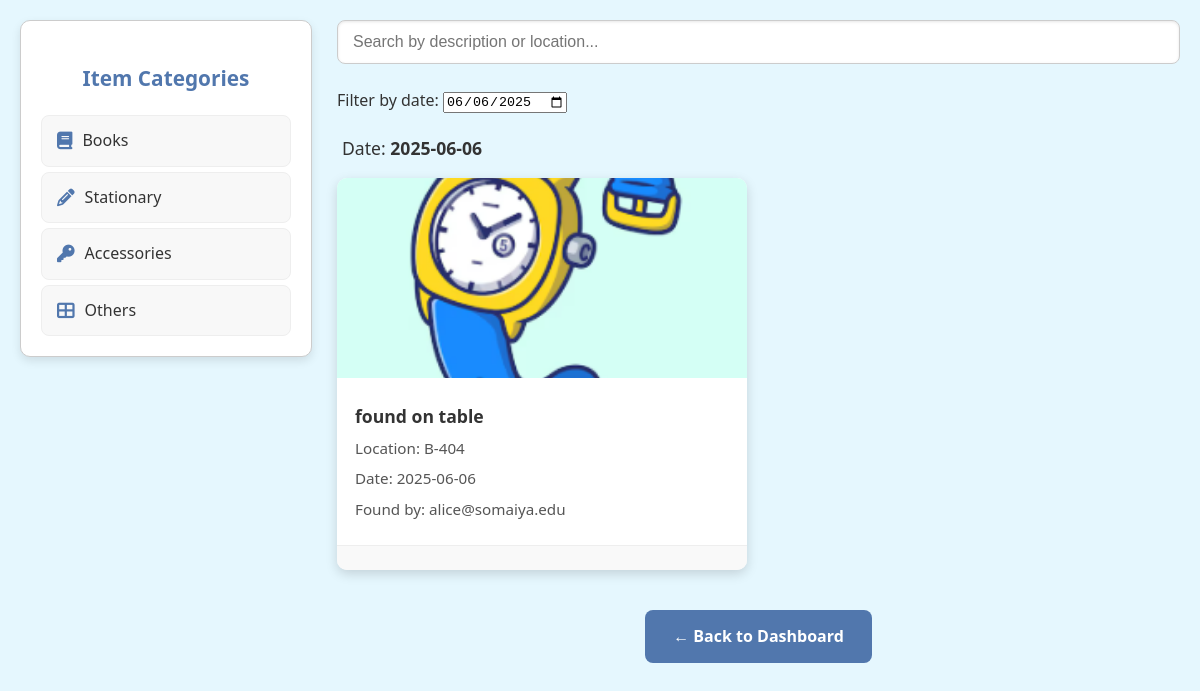
The app's page /items-found (signed in), older data.
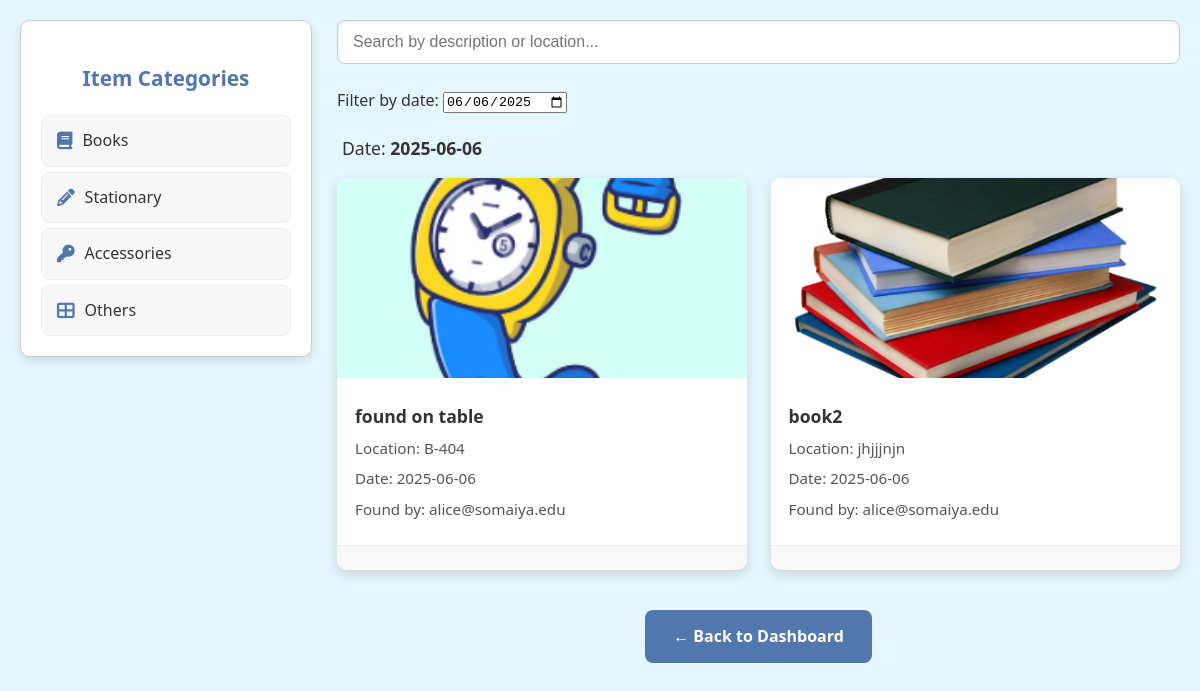
The same page, newer data.
### app.py (models this page shows)
class Report(db.Model):
    id          = db.Column(db.Integer, primary_key=True)
    email       = db.Column(db.String, nullable=False)
    filename    = db.Column(db.String, nullable=False)
    description = db.Column(db.String, nullable=False)
    location    = db.Column(db.String, nullable=False)
    date_found  = db.Column(db.String, nullable=False)  # stored as 'YYYY-MM-DD'
    category    = db.Column(db.String, nullable=False)
    contact     = db.Column(db.String, nullable=False)
    timestamp   = db.Column(db.DateTime, default=date.today)
    claimed     = db.Column(db.Boolean, default=False)

### app.py (the view)
@app.route('/items-found')
def items_found():
    if 'email' not in session:
        return redirect(url_for('do_login'))
    all_reports = Report.query.filter_by(claimed=False).order_by(Report.timestamp.desc()).all()
    admin_users = User.query.filter(User.roles.contains('admin')).all()
    admin_emails = [u.email for u in admin_users]
    return render_template(
        'items_found.html',
        items=all_reports,
        admin_emails=admin_emails,
        category=''  # not used for category-based filtering here
    )

### app.py (called while the page is built)
@app.context_processor
def inject_globals():
    return {
        'email': session.get('email'),
        'roles': session.get('roles', []),
        'today': date.today()
    }

### Templates/items_found.html (shortened to what this page needs)
<!DOCTYPE html>
<html lang="en">
<head>
    <link rel="stylesheet" href="https://cdnjs.cloudflare.com/ajax/libs/font-awesome/6.4.0/css/all.min.css" />
</head>
<body>
    <div class="container">
        <aside class="sidebar">
            <h3>Item Categories</h3>
            <nav>
                <ul>
                    <li>
                        <a href="{{ url_for('category_items', cat='books') }}" class="item">
                            <i class="fas fa-book"></i> Books
                        </a>
                    </li>
                    <li>
                        <a href="{{ url_for('category_items', cat='stationary') }}" class="item">
                            <i class="fas fa-pencil-alt"></i> Stationary
                        </a>
                    </li>
                    <li>
                        <a href="{{ url_for('category_items', cat='accessories') }}" class="item">
                            <i class="fas fa-key"></i> Accessories
                        </a>
                    </li>
                    <li>
                        <a href="{{ url_for('category_items', cat='others') }}" class="item">
                            <i class="fas fa-th-large"></i> Others
                        </a>
                    </li>
                </ul>
            </nav>
        </aside>
        <div class="main">
            <div class="search-bar">
                <input type="text" id="search" placeholder="Search by description or location..." oninput="filterCards()" />
            </div>
            <form method="get" action="{{ url_for('category_items', cat=category) }}" style="margin-bottom: 20px;">
                <label for="date">Filter by date:</label>
                <input type="date" id="date" name="date" value="{{ today.strftime('%Y-%m-%d') }}">
            </form>
            <div class="current-date">
                Date: <strong>{{ today.strftime('%Y-%m-%d') }}</strong>
            </div>
            <div class="card-grid">
                {% for item in items %}
                    <div class="card" onclick="openModal({{ item.id }})">
                        {% if item.filename %}
                            <img src="{{ url_for('static', filename='uploads/' ~ item.filename) }}" alt="{{ item.description }}" />
                        {% else %}
                            <img src="{{ url_for('static', filename='images/placeholder.png') }}" alt="No image available" />
                        {% endif %}
                        <div class="card-body">
                            <p><strong>{{ item.description }}</strong></p>
                            <p>Location: {{ item.location }}</p>
                            <p>Date: {{ item.date_found }}</p>
                            <p>Found by: {{ item.email }}</p>
                        </div>
                        <div class="card-footer">
</div>
                    </div>
                {% endfor %}
            </div>
            <a href="{{ url_for('show_home') }}" class="back-btn">&larr; Back to Dashboard</a>
        </div>
    </div>
</body>
</html>

### Templates/items_found.html (style rules this page uses)
:root { --primary-color: #5177ad; --accent-color: #ff6b6b; --sidebar-bg: #ffffff; --main-bg: #e5f7fe; --card-bg: #ffffff; --text-dark: #333; --text-medium: #555; --text-light: #777; --border-color: #ccc; --shadow-light: rgba(0,0,0,0.1); --shadow-medium: rgba(0,0,0,0.15); }
body { margin: 0; font-family: 'Segoe UI', Tahoma, Geneva, Verdana, sans-serif; background-color: var(--main-bg); color: var(--text-dark); line-height: 1.6; }
.container { display: flex; flex-direction: column; padding: 20px; max-width: 1400px; margin: 0 auto; }
.sidebar { width: 100%; background: var(--sidebar-bg); border: 1px solid var(--border-color); border-radius: 10px; padding: 20px; margin-bottom: 20px; box-shadow: 0 4px 10px var(--shadow-light); }
.sidebar h3 { font-size: 1.3rem; color: var(--primary-color); margin-bottom: 20px; text-align: center; }
.sidebar nav ul { list-style: none; padding: 0; margin: 0; display: flex; flex-wrap: wrap; justify-content: center; gap: 10px; }
.sidebar nav li { flex: 1 1 auto; min-width: 120px; }
.sidebar .item { display: flex; align-items: center; justify-content: center; gap: 10px; padding: 12px 15px; text-decoration: none; color: var(--text-dark); border-radius: 8px; font-size: 1rem; transition: background-color 0.3s ease, transform 0.2s ease; background-color: #f8f8f8; border: 1px solid #eee; }
.sidebar .item i { color: var(--primary-color); font-size: 1.1rem; }
.main { flex: 1; }
.search-bar { margin-bottom: 24px; display: flex; align-items: center; gap: 10px; }
.search-bar input { flex: 1; padding: 12px 15px; border: 1px solid var(--border-color); border-radius: 8px; font-size: 1rem; box-shadow: inset 0 1px 3px var(--shadow-light); transition: border-color 0.3s ease, box-shadow 0.3s ease; }
.current-date { padding: 0 5px 16px 5px; font-size: 1.1rem; color: var(--text-dark); }
.card-grid { display: grid; grid-template-columns: repeat(auto-fill, minmax(280px, 1fr)); gap: 24px; padding: 0; }
.card { background: var(--card-bg); border-radius: 10px; box-shadow: 0 4px 12px var(--shadow-medium); overflow: hidden; cursor: pointer; transition: transform 0.3s ease, box-shadow 0.3s ease; display: flex; flex-direction: column; }
.card img { width: 100%; height: 200px; object-fit: cover; display: block; transition: opacity 0.3s ease; }
.card-body { padding: 18px; flex-grow: 1; }
.card-body p { margin: 6px 0; font-size: 0.95rem; color: var(--text-medium); }
.card-body p strong { font-size: 1.1rem; color: var(--text-dark); }
.card-footer { background: #f9f9f9; padding: 12px 18px; text-align: center; display: flex; justify-content: space-around; align-items: center; flex-wrap: wrap; gap: 10px; border-top: 1px solid #eee; }
.back-btn { display: block; text-align: center; margin: 40px auto 20px auto; background-color: var(--primary-color); color: white; text-decoration: none; padding: 14px 28px; border-radius: 8px; width: fit-content; font-weight: 600; font-size: 1rem; transition: background-color 0.3s ease, transform 0.2s ease; }
@media (min-width: 768px) { .container { flex-direction: row; } }
@media (min-width: 768px) { .sidebar { width: 250px; margin-right: 25px; margin-bottom: 0; align-self: flex-start; position: sticky; top: 20px; } }
@media (min-width: 768px) { .sidebar nav ul { flex-direction: column; gap: 5px; } }
@media (min-width: 768px) { .sidebar .item { justify-content: flex-start; } }

Row changes from the older to the newer data that the page shows:
added Report: filename (picture), description "book2", location "jhjjjnjn", date_found "2025-06-06", email "alice@somaiya.edu"
